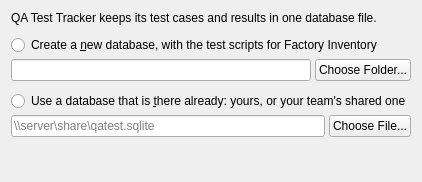
<?xml version="1.0" encoding="UTF-8"?>
<ui version="4.0">
 <class>DatabasePage</class>
 <widget class="QWidget" name="DatabasePage">
  <property name="windowTitle">
   <string>Your Database</string>
  </property>
  <layout class="QVBoxLayout" name="layout">
   <property name="spacing">
    <number>4</number>
   </property>
   <item>
    <widget class="QLabel" name="intro">
     <property name="text">
      <string>QA Test Tracker keeps its test cases and results in one database file.</string>
     </property>
     <property name="wordWrap">
      <bool>true</bool>
     </property>
    </widget>
   </item>
   <item>
    <spacer name="gap1">
     <property name="orientation">
      <enum>Qt::Vertical</enum>
     </property>
     <property name="sizeType">
      <enum>QSizePolicy::Fixed</enum>
     </property>
     <property name="sizeHint" stdset="0">
      <size>
       <width>20</width>
       <height>6</height>
      </size>
     </property>
    </spacer>
   </item>
   <item>
    <widget class="QRadioButton" name="createRadio">
     <property name="text">
      <string>Create a &amp;new database, with the test scripts for Factory Inventory</string>
     </property>
    </widget>
   </item>
   <item>
    <layout class="QHBoxLayout" name="createLine">
     <item>
      <widget class="QLineEdit" name="createPath"/>
     </item>
     <item>
      <widget class="QPushButton" name="createBrowse">
       <property name="text">
        <string>Choose Folder...</string>
       </property>
      </widget>
     </item>
    </layout>
   </item>
   <item>
    <spacer name="gap2">
     <property name="orientation">
      <enum>Qt::Vertical</enum>
     </property>
     <property name="sizeType">
      <enum>QSizePolicy::Fixed</enum>
     </property>
     <property name="sizeHint" stdset="0">
      <size>
       <width>20</width>
       <height>6</height>
      </size>
     </property>
    </spacer>
   </item>
   <item>
    <widget class="QRadioButton" name="existingRadio">
     <property name="text">
      <string>Use a database that is &amp;there already: yours, or your team's shared one</string>
     </property>
    </widget>
   </item>
   <item>
    <layout class="QHBoxLayout" name="existingLine">
     <item>
      <widget class="QLineEdit" name="existingPath">
       <property name="placeholderText">
        <string>\\server\share\qatest.sqlite</string>
       </property>
      </widget>
     </item>
     <item>
      <widget class="QPushButton" name="existingBrowse">
       <property name="text">
        <string>Choose File...</string>
       </property>
      </widget>
     </item>
    </layout>
   </item>
   <item>
    <spacer name="gap3">
     <property name="orientation">
      <enum>Qt::Vertical</enum>
     </property>
     <property name="sizeType">
      <enum>QSizePolicy::Fixed</enum>
     </property>
     <property name="sizeHint" stdset="0">
      <size>
       <width>20</width>
       <height>6</height>
      </size>
     </property>
    </spacer>
   </item>
   <item>
    <widget class="QLabel" name="problem">
     <property name="font">
      <font>
       <bold>true</bold>
      </font>
     </property>
     <property name="text">
      <string/>
     </property>
     <property name="wordWrap">
      <bool>true</bool>
     </property>
    </widget>
   </item>
   <item>
    <spacer name="rest">
     <property name="orientation">
      <enum>Qt::Vertical</enum>
     </property>
     <property name="sizeHint" stdset="0">
      <size>
       <width>20</width>
       <height>10</height>
      </size>
     </property>
    </spacer>
   </item>
  </layout>
 </widget>
 <resources/>
 <connections/>
</ui>
